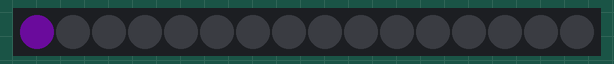
Bench run of a sketch on a simulated Arduino Uno, built with avr-gcc and run on an emulated ATmega328P. Shown: 16 RGB LEDs in strip order, left to right. Dim RGB values are drawn brighter than linear; random numbers use the default seed unless the sketch sets one.

Above: at 0.11 s.
At 5.01 s:
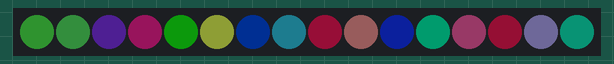
At 9.9 s:
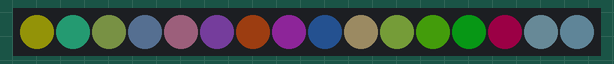
At 19.93 s:
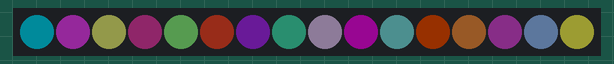
At 29.72 s:
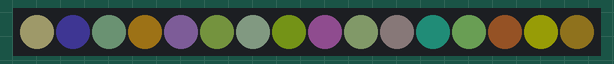
At 39.74 s:
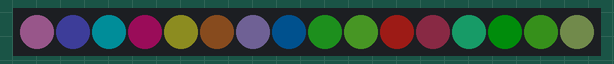

The sketch:

neopixelx16.ino
```cpp
#include <Adafruit_NeoPixel.h>
#define conector 6

Adafruit_NeoPixel neoP = Adafruit_NeoPixel(16, conector, NEO_GRB + NEO_KHZ800);

void setup() {
  neoP.begin();
  neoP.setBrightness(30);
  neoP.show();
}

void loop() {
  colorWipe(1000);
}

void colorWipe(uint8_t wait) {
  for(uint16_t i=0; i<neoP.numPixels(); i++) {
      neoP.setPixelColor(i, neoP.Color(random(0, 255),random(0, 255),random(0, 255)));
      neoP.show();
      delay(wait);
  }
}
```
